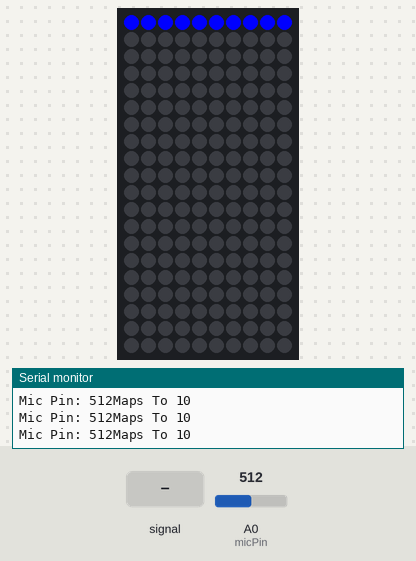
A sketch run on a simulated Arduino Uno, built with avr-gcc and run on an emulated ATmega328P. Shown: 10×20 RGB LED matrix (first LED top left, wired row by row), the last lines printed to the serial monitor. The inputs (shaded band) are chosen by the test bench; at power-on: A0 (micPin) = 512. Random numbers use the default seed unless the sketch sets one.

Above: at 1.2 s.
1.3 s: A0 (micPin) set to 55
At 1.6 s:
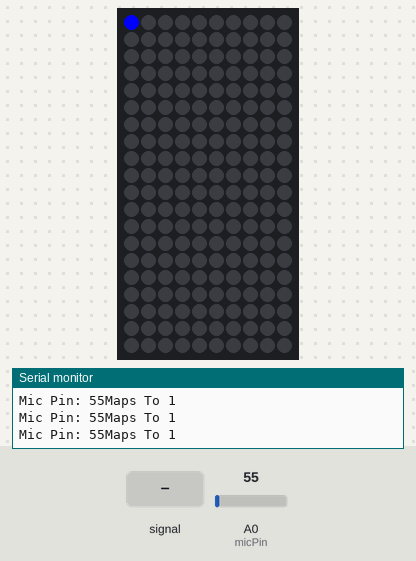
2.8 s: A0 (micPin) set to 45
4.3 s: A0 (micPin) set to 900
At 5.5 s:
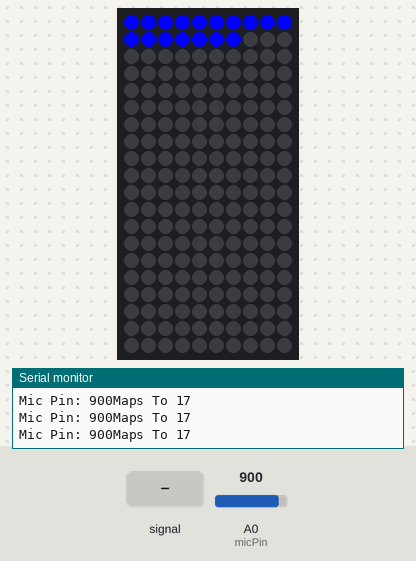
5.8 s: A0 (micPin) fed a 200 Hz sine of ±81 counts around its level
7.3 s: A0 (micPin) set to 0
At 8.4 s:
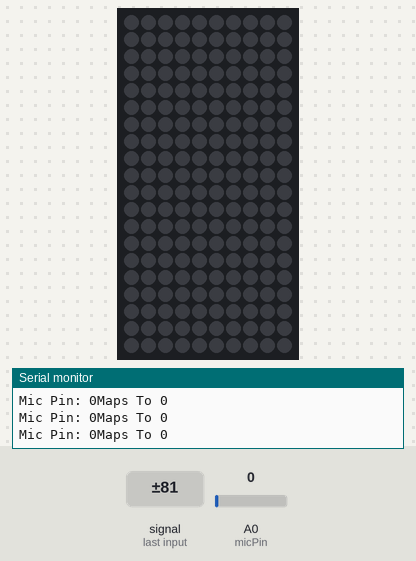
Timing chart, 0 to 9.9 s (numbered marks = the images above; inputs shaded):
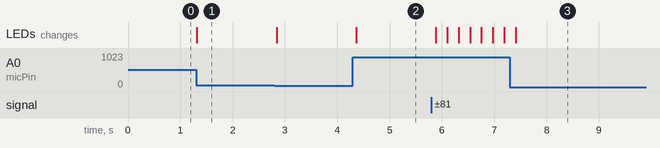

The sketch:

LEDStrips.ino
```cpp
#include <FastLED/FastLED.h>
#define NUM_LEDS 200
#define DATA_PIN 12
CRGB leds[NUM_LEDS];
CRGB colors[7];
int count = 0;
int micPin = A0;
const int buttonPin = 7;

void setup() {
	FastLED.addLeds<WS2811, DATA_PIN, BRG>(leds, NUM_LEDS);
	colors[0] = CRGB::Red;
	colors[1] = CRGB::Orange;
	colors[2] = CRGB::Yellow;
	colors[3] = CRGB::Green;
	colors[4] = CRGB::Blue;
	colors[5] = CRGB::Indigo;
	colors[6] = CRGB::Purple;
	colors[7] = CRGB::Fuchsia;
	//  colors[8] = CRGB::Snow;
	Serial.begin(9600);

	pinMode(buttonPin, INPUT);
}
void blinkRainbow()
{
	for (int z = 0; z < 100; z++) leds[z] = CRGB::Black;
	FastLED.show();
	delay(70);
	//int r = random(0, 7);
	CRGB current = colors[count++ % 9];
	//for(int z = 0; z< NUM_LEDS; z++) leds[z] = colors[r];
	for (int z = 0; z < 100; z++) leds[z] = current;
	FastLED.show();
}
void blinkSolid()
{

	int r = random(0, 7);
	for (int y = 0; y < NUM_LEDS; y++)
	{
		leds[y] = colors[r];

	}
	FastLED.show();

	for (int z = 0; z < NUM_LEDS; z++) leds[z] = CRGB::Black;

	FastLED.show();

}
void fadedBlink()
{

	delay(70);

	CRGB current = leds[1];
	for (int y = 0; y < NUM_LEDS; y++)
	{
		leds[y] = CRGB::Red;

	}
	FastLED.show();
	for (int y = 0; y < 255; y++)
	{
		for (int x = 0; x < NUM_LEDS; x++)
		{


			leds[x] += CRGB(0, 0, 1);
			leds[x] -= CRGB(1, 0, 0);

		}
		FastLED.show();
		current = leds[1];
		for (int z = 0; z < NUM_LEDS; z++) leds[z] = CRGB::Black;

		FastLED.show();
		for (int z = 0; z < NUM_LEDS; z++) leds[z] = current;

		delay(120);
	}
	for (int y = 0; y < 255; y++)
	{
		for (int x = 0; x < NUM_LEDS; x++)
		{

			leds[x] -= CRGB(0, 0, 1);
			leds[x] += CRGB(1, 0, 0);

		}
		FastLED.show();
		current = leds[1];
		for (int z = 0; z < NUM_LEDS; z++) leds[z] = CRGB::Black;

		FastLED.show();
		for (int z = 0; z < NUM_LEDS; z++) leds[z] = current;
		delay(120);
	}
	for (int y = 0; y < 255; y++)
	{
		for (int x = 0; x < NUM_LEDS; x++)
		{

			leds[x] -= CRGB(0, 0, 1);
			leds[x] += CRGB(0, 1, 0);

		}
		FastLED.show();
		current = leds[1];
		for (int z = 0; z < NUM_LEDS; z++) leds[z] = CRGB::Black;

		FastLED.show();
		for (int z = 0; z < NUM_LEDS; z++) leds[z] = current;
		delay(120);
	}
}
void randomFull()
{

	int x = random(0, NUM_LEDS);
	int r = random(0, 7);

	leds[x] = colors[r];
	FastLED.show();


}
void randomSparkles()
{

	int x = random(0, NUM_LEDS);
	int r = random(0, 7);

	leds[x] = colors[r];
	FastLED.show();
	leds[x] = CRGB::Black;

}
int height = 20;
int width = 10;
CRGB bottom = CRGB::Blue;
CRGB middle = CRGB::Black;
CRGB top = CRGB::Black;
void heights(int line, int size)
{
	int base, end;
	if (line % 2 == 0) {
		base = (line*height);
		end = base + size;
		for (; base < end; base++) {
			leds[base] = bottom;
		}
	}
	else
	{
		//We are in an odd row
		//We need to go down
		base = (line * height) + height - 1;
		end = base - size;
		for (; base > end; base--) {
			leds[base] = bottom;
		}
	}
	leds[end] = middle;
}

void loop() {

	int analogValue = analogRead(micPin);
	Serial.print("Mic Pin: ");
	Serial.print(analogValue);
	int height = map(analogValue, 0, 1024, 0, 20);
	Serial.print("Maps To ");
	Serial.println(height);
	heights(0, height);
	FastLED.show();
	for (int x = 0; x < NUM_LEDS; x++)leds[x] = top;
	delay(100);

	/*
	int wave[14] = { 18,17,15,10,5,3,2,2,3,5,10,15,17,18 };
	for (int x = 0; x < width; x++) {
		heights(x, wave[((count + x) % 14)]);
	}
	count++;
	delay(50);
	FastLED.show();
	for (int x = 0; x < NUM_LEDS; x++)leds[x] = top;
	*/
	//blinkSolid();
	//blinkRainbow();
	//fadedBlink();
	//randomSparkles();

	/*
	int x = count++;
	int distance = 97;
	if(count > distance) count = 0;
	while(x<NUM_LEDS)
	{
	/*
	if(x<96)
	leds[x] = CRGB::Green;
	else if(x<196)
	{
	leds[x] = CRGB::Blue;
	}

	else
	leds[x] = CRGB::Red;

	leds[x] = ColorFromPalette( myPal, x);
	x += distance;
	}
	FastLED.show();
	//delay(10);
	for(int y = 0; y<NUM_LEDS; y++) {leds[y] = CRGB::Black;}
	//delay(400);
	*/

}
```

Measured:
- after the input at 1.3 s, the LEDs: change at once (image 1)
- after the input at 4.3 s, the LEDs: change after 0.06 s (image 2)
